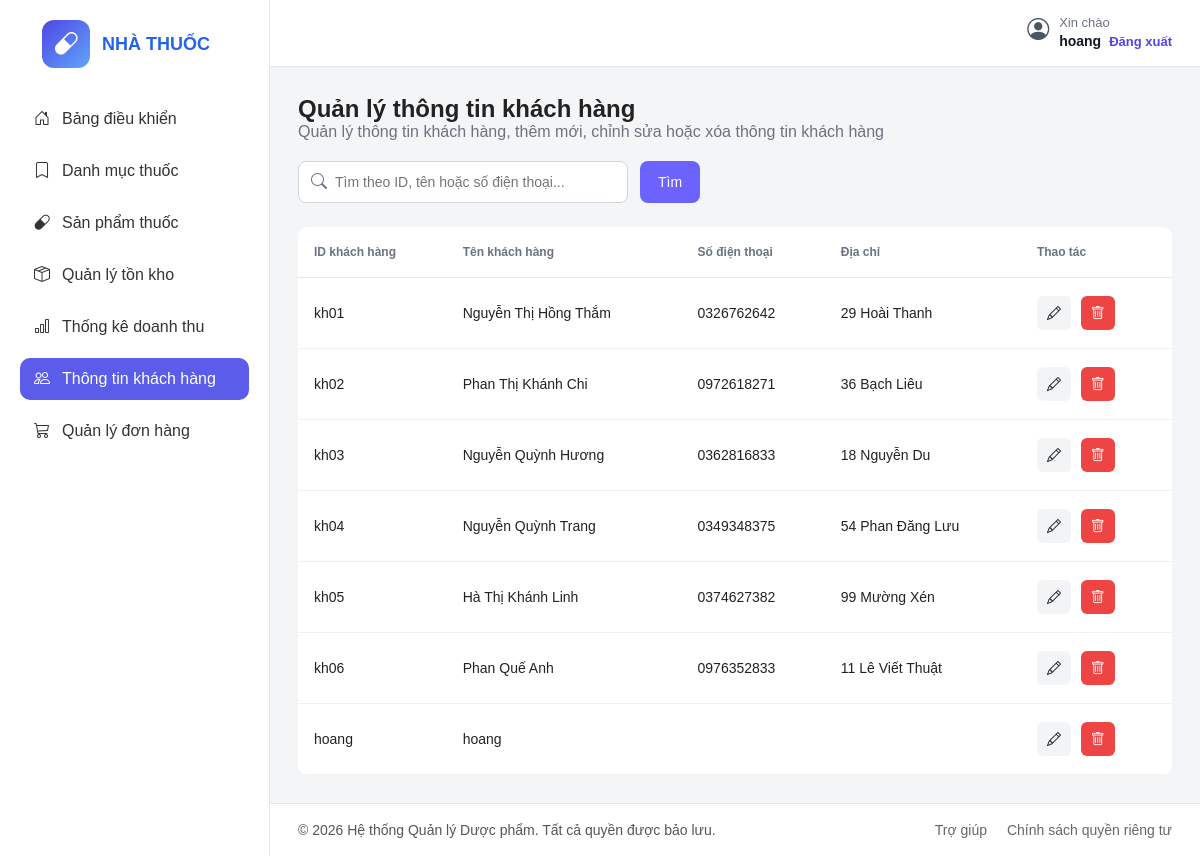
The app's page /dashboard/khach-hang/ (signed in) with its own data.
### core/models.py (models this page shows, shortened)
class Customer(models.Model):
    user = models.OneToOneField(User, on_delete=models.CASCADE)
    full_name = models.CharField(max_length=100)
    address = models.CharField(max_length=255, blank=True)
    phone = models.CharField(max_length=20)
    avatar = models.ImageField(upload_to='avatars/', blank=True, null=True)

### core/views.py (the view, shortened to what this page needs)
# urls.py: path('dashboard/khach-hang/', views.admin_customers, name='admin_customers'),
@login_required
@user_passes_test(is_admin)
def admin_customers(request):
    keyword = request.GET.get('q', '').strip()
    customers = Customer.objects.select_related('user').all().order_by('id')
    return render(request, 'admin_panel/khachhang.html', {
        'customers': customers,
        'keyword': keyword,
    })

### core/views.py (called while the page is built)
def is_admin(user):
    return user.is_staff

### templates/admin_panel/khachhang.html (shortened to what this page needs)
{% load static %}
<!DOCTYPE html>
<html lang="vi">
<head>
  <link rel="stylesheet" href="{% static 'css/khachhang.css' %}" />
  <link rel="stylesheet" href="https://cdn.jsdelivr.net/npm/bootstrap-icons@1.11.3/font/bootstrap-icons.min.css" />
</head>
<body>
  <div class="container">
    <aside class="sidebar">
      <div class="logo">
        <div class="logo-icon">
          <i class="bi bi-capsule"></i>
        </div>
        <div>
          <h2>NHÀ THUỐC</h2>
        </div>
      </div>
      <ul class="menu">
        <li><a href="{% url 'dashboard' %}"><i class="bi bi-house-door"></i> Bảng điều khiển</a></li>
        <li><a href="{% url 'admin_categories' %}"><i class="bi bi-bookmark"></i> Danh mục thuốc</a></li>
        <li><a href="{% url 'admin_products' %}"><i class="bi bi-capsule"></i> Sản phẩm thuốc</a></li>
        <li><a href="{% url 'admin_inventory' %}"><i class="bi bi-box-seam"></i> Quản lý tồn kho</a></li>
        <li><a href="{% url 'admin_statistics' %}"><i class="bi bi-bar-chart"></i> Thống kê doanh thu</a></li>
        <li class="active"><a href="{% url 'admin_customers' %}"><i class="bi bi-people"></i> Thông tin khách hàng</a></li>
        <li><a href="{% url 'admin_orders' %}"><i class="bi bi-cart3"></i>Quản lý đơn hàng</a></li>
      </ul>
    </aside>
    <main class="main-content">
      <header class="topbar">
        <div class="topbar-right">
          <div class="user-info user-info-vertical">
            <i class="bi bi-person-circle"></i>
            <div>
              <span>Xin chào</span>
              <strong>{{ user.get_full_name|default:user.username }}</strong>
              <a href="{% url 'logout' %}" class="logout-link">Đăng xuất</a>
            </div>
          </div>
        </div>
      </header>
      <section class="titleql">
        <h2>Quản lý thông tin khách hàng</h2>
        <p class="subtitle">
          Quản lý thông tin khách hàng, thêm mới, chỉnh sửa hoặc xóa thông tin khách hàng
        </p>
        <div class="action-bar">
          <form method="get" action="{% url 'admin_customers' %}" class="search-form">
            <div class="small-search-box">
              <i class="bi bi-search"></i>
              <input
                type="text"
                name="q"
                value="{{ keyword|default:'' }}"
                placeholder="Tìm theo ID, tên hoặc số điện thoại..."
              />
            </div>
            <button type="submit" class="search-btn">Tìm</button>
          </form>
        </div>
        <div class="table-wrapper">
          <table>
            <thead>
              <tr>
                <th>ID khách hàng</th>
                <th>Tên khách hàng</th>
                <th>Số điện thoại</th>
                <th>Địa chỉ</th>
                <th>Thao tác</th>
              </tr>
            </thead>
            <tbody>
              {% for customer in customers %}
              <tr>
                <td>{{ customer.user.username }}</td>
                <td>{{ customer.full_name }}</td>
                <td>{{ customer.phone }}</td>
                <td>{{ customer.address }}</td>
                <td>
                  <button
                    type="button"
                    class="edit-btn open-edit-popup"
                    data-id="{{ customer.id }}"
                    data-username="{{ customer.user.username }}"
                    data-full-name="{{ customer.full_name }}"
                    data-phone="{{ customer.phone }}"
                    data-address="{{ customer.address }}"
                  >
                    <i class="bi bi-pencil"></i>
                  </button>
                  <form method="post"
                    action="{% url 'admin_customer_delete' customer.id %}"
                    style="display:inline"
                    onsubmit="return confirm('Bạn có chắc muốn xóa thông tin khách hàng này không?');">
                    <button type="submit" class="delete-btn">
                      <i class="bi bi-trash"></i>
                    </button>
                  </form>
                </td>
              </tr>
              {% empty %}
              <tr>
                <td colspan="5" class="empty-row">Không tìm thấy khách hàng phù hợp.</td>
              </tr>
              {% endfor %}
            </tbody>
          </table>
        </div>
      </section>
      <footer class="footer">
        <p>© 2026 Hệ thống Quản lý Dược phẩm. Tất cả quyền được bảo lưu.</p>
        <div class="footer-links">
          <a href="#">Trợ giúp</a>
          <a href="#">Chính sách quyền riêng tư</a>
        </div>
      </footer>
    </main>
  </div>
</body>
</html>

### records on screen
Customer: user.username "kh01", full_name "Nguyễn Thị Hồng Thắm", phone "0326762642", address "29 Hoài Thanh"
Customer: user.username "kh02", full_name "Phan Thị Khánh Chi", phone "0972618271", address "36 Bạch Liêu"
Customer: user.username "kh03", full_name "Nguyễn Quỳnh Hương", phone "0362816833", address "18 Nguyễn Du"
Customer: user.username "kh04", full_name "Nguyễn Quỳnh Trang", phone "0349348375", address "54 Phan Đăng Lưu"
Customer: user.username "kh05", full_name "Hà Thị Khánh Linh", phone "0374627382", address "99 Mường Xén"
Customer: user.username "kh06", full_name "Phan Quế Anh", phone "0976352833", address "11 Lê Viết Thuật"
Customer: user.username "hoang", full_name "hoang"

### other values on screen
{{ user.get_full_name|default:user.username }} "hoang"
